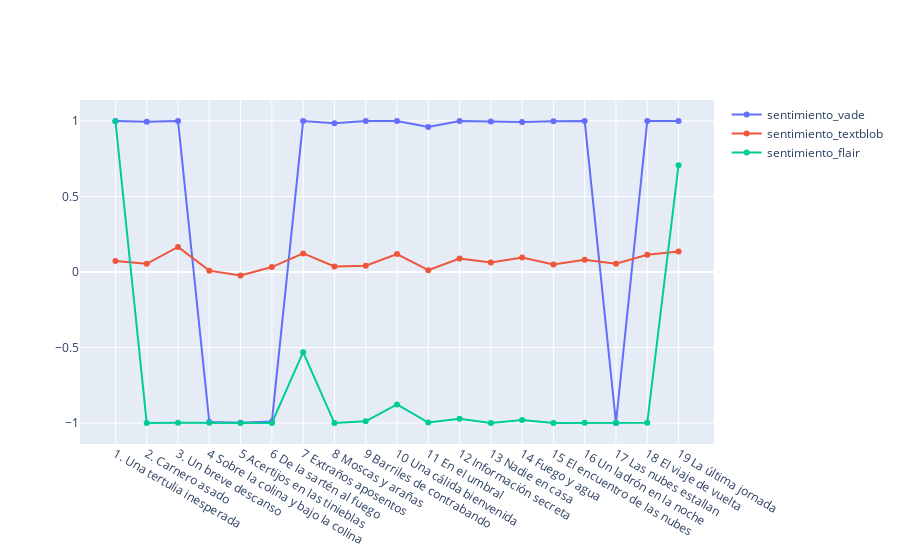

The code cell stored with this chart in its notebook:
### Code cell
fig = go.Figure()
fig.add_trace(go.Scatter(x=data.capitulo, y=data.sentimiento_vader,
                    mode='lines+markers',
                    name='sentimiento_vade'))
fig.add_trace(go.Scatter(x=data.capitulo, y=data.sentimiento_textblob,
                    mode='lines+markers',
                    name='sentimiento_textblob'))
fig.add_trace(go.Scatter(x=data.capitulo, y=data.sentimiento_flair,
                    mode='lines+markers',
                    name='sentimiento_flair'))

fig.show()

### Figure 1 — Plotly figure (JSON) as saved in the notebook; plotly's stock layout.template omitted (floating-point values rounded to 4 significant figures)
{"data": [{"mode": "lines+markers", "name": "sentimiento_vade", "type": "scatter", "x": ["1. Una tertulia inesperada", "2. Carnero asado", "3. Un breve descanso", "4 Sobre la colina y bajo la colina", "5 Acertijos en las tinieblas", "6 De la sartén al fuego", "7 Extraños aposentos", "8 Moscas y arañas", "9 Barriles de contrabando", "10 Una cálida bienvenida", "11 En el umbral", "12 Información secreta", "13 Nadie en casa", "14 Fuego y agua", "15 El encuentro de las nubes", "16 Un ladrón en la noche", "17 Las nubes estallan", "18 El viaje de vuelta", "19 La última jornada"], "y": [0.9999, 0.9942, 0.9996, -0.9938, -0.9984, -0.9893, 0.9999, 0.9848, 0.9997, 0.9997, 0.9595, 0.9999, 0.9968, 0.9936, 0.9976, 0.9992, -0.999, 0.9997, 0.9996]}, {"mode": "lines+markers", "name": "sentimiento_textblob", "type": "scatter", "x": ["1. Una tertulia inesperada", "2. Carnero asado", "3. Un breve descanso", "4 Sobre la colina y bajo la colina", "5 Acertijos en las tinieblas", "6 De la sartén al fuego", "7 Extraños aposentos", "8 Moscas y arañas", "9 Barriles de contrabando", "10 Una cálida bienvenida", "11 En el umbral", "12 Información secreta", "13 Nadie en casa", "14 Fuego y agua", "15 El encuentro de las nubes", "16 Un ladrón en la noche", "17 Las nubes estallan", "18 El viaje de vuelta", "19 La última jornada"], "y": [0.07246, 0.05402, 0.1662, 0.008809, -0.02286, 0.0325, 0.123, 0.03681, 0.04093, 0.1191, 0.01208, 0.08928, 0.06246, 0.09526, 0.0495, 0.08144, 0.05527, 0.1145, 0.1361]}, {"mode": "lines+markers", "name": "sentimiento_flair", "type": "scatter", "x": ["1. Una tertulia inesperada", "2. Carnero asado", "3. Un breve descanso", "4 Sobre la colina y bajo la colina", "5 Acertijos en las tinieblas", "6 De la sartén al fuego", "7 Extraños aposentos", "8 Moscas y arañas", "9 Barriles de contrabando", "10 Una cálida bienvenida", "11 En el umbral", "12 Información secreta", "13 Nadie en casa", "14 Fuego y agua", "15 El encuentro de las nubes", "16 Un ladrón en la noche", "17 Las nubes estallan", "18 El viaje de vuelta", "19 La última jornada"], "y": [0.9977, -0.9998, -0.9981, -0.9981, -0.9999, -0.9994, -0.5309, -1.0, -0.9889, -0.8769, -0.9965, -0.9715, -0.9996, -0.98, -0.9998, -0.9978, -0.9987, -0.9976, 0.7075]}], "layout": {}}
